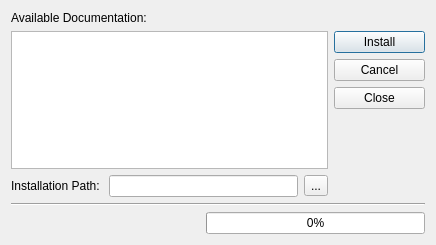
<?xml version="1.0" encoding="UTF-8"?>
<ui version="4.0">
 <class>InstallDialog</class>
 <widget class="QDialog" name="InstallDialog">
  <property name="geometry">
   <rect>
    <x>0</x>
    <y>0</y>
    <width>436</width>
    <height>245</height>
   </rect>
  </property>
  <property name="windowTitle">
   <string>Install Documentation</string>
  </property>
  <layout class="QGridLayout">
   <item row="0" column="0" colspan="4">
    <widget class="QLabel" name="label">
     <property name="text">
      <string>Available Documentation:</string>
     </property>
    </widget>
   </item>
   <item row="1" column="0" rowspan="4" colspan="4">
    <widget class="QListWidget" name="listWidget"/>
   </item>
   <item row="1" column="4">
    <widget class="QPushButton" name="installButton">
     <property name="text">
      <string>Install</string>
     </property>
    </widget>
   </item>
   <item row="2" column="4">
    <widget class="QPushButton" name="cancelButton">
     <property name="text">
      <string>Cancel</string>
     </property>
    </widget>
   </item>
   <item row="3" column="4">
    <widget class="QPushButton" name="closeButton">
     <property name="text">
      <string>Close</string>
     </property>
    </widget>
   </item>
   <item row="4" column="4">
    <spacer>
     <property name="orientation">
      <enum>Qt::Orientation::Vertical</enum>
     </property>
     <property name="sizeHint" stdset="0">
      <size>
       <width>20</width>
       <height>56</height>
      </size>
     </property>
    </spacer>
   </item>
   <item row="5" column="0">
    <widget class="QLabel" name="label_4">
     <property name="text">
      <string>Installation Path:</string>
     </property>
    </widget>
   </item>
   <item row="5" column="1" colspan="2">
    <widget class="QLineEdit" name="pathLineEdit"/>
   </item>
   <item row="5" column="3">
    <widget class="QToolButton" name="browseButton">
     <property name="text">
      <string>...</string>
     </property>
    </widget>
   </item>
   <item row="6" column="0" colspan="5">
    <widget class="Line" name="line">
     <property name="orientation">
      <enum>Qt::Orientation::Horizontal</enum>
     </property>
    </widget>
   </item>
   <item row="7" column="0" colspan="2">
    <widget class="QLabel" name="statusLabel"/>
   </item>
   <item row="7" column="2" colspan="3">
    <widget class="QProgressBar" name="progressBar">
     <property name="value">
      <number>0</number>
     </property>
     <property name="orientation">
      <enum>Qt::Orientation::Horizontal</enum>
     </property>
    </widget>
   </item>
  </layout>
 </widget>
 <resources/>
 <connections>
  <connection>
   <sender>closeButton</sender>
   <signal>clicked()</signal>
   <receiver>InstallDialog</receiver>
   <slot>accept()</slot>
   <hints>
    <hint type="sourcelabel">
     <x>330</x>
     <y>107</y>
    </hint>
    <hint type="destinationlabel">
     <x>332</x>
     <y>158</y>
    </hint>
   </hints>
  </connection>
 </connections>
</ui>
